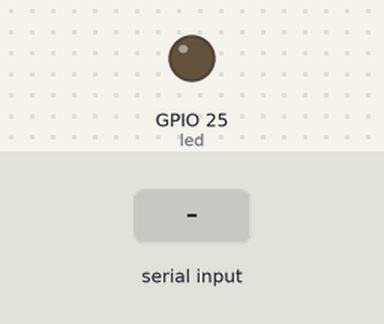
This sketch was run on a simulated ESP32. Parts: output pins drawn as LEDs (lit = HIGH). The test bench sets the inputs (shaded band).

Above: at 1.2 s.
1.3 s: "1" received over Serial
At 1.9 s:
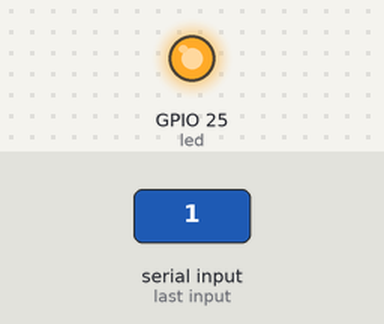
2.8 s: "0" received over Serial
At 3.1 s:
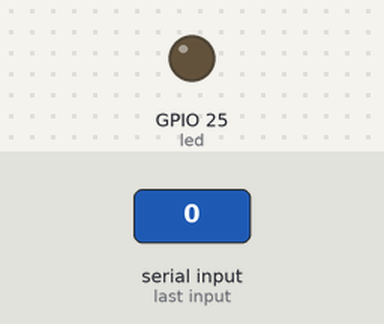
Timing chart, 0 to 5.8 s (numbered marks = the images above; inputs shaded):
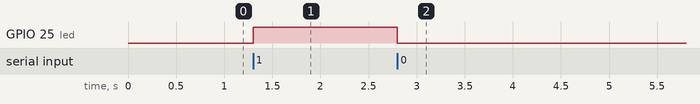

Measured:
- after the input at 1.3 s, GPIO 25 (led): LOW → HIGH at once
- after the input at 2.8 s, GPIO 25 (led): HIGH → LOW at once

The sketch:

Unidad2INO.ino
```cpp
int currentTemp; // Inicializar la temperatura
constexpr uint8_t led = 25;
int currentVel = 4;

void setup() {
  pinMode(led, OUTPUT); // Configurar el pin del LED como salida
  digitalWrite(led, LOW);
  Serial.begin(9600); // Iniciar comunicación serial a 9600 baudios
  currentTemp = 20; // Establecer la temperatura inicial en 20
}

void loop() {
  if (Serial.available() > 0) {
    char receivedChar = Serial.read(); // Leer el valor del puerto serial y almacenarlo

    if (receivedChar == '1') {
      digitalWrite(led, HIGH); // Encender el LED en el pin 13
    } else if (receivedChar == '0') {
      digitalWrite(led, LOW);
    } else if (receivedChar == '2') {
      while (currentTemp > 0) {
        currentTemp = currentTemp - 1;
        Serial.println(currentTemp);
        delay(currentVel * 1000);
      }
    }
  }
}
```
